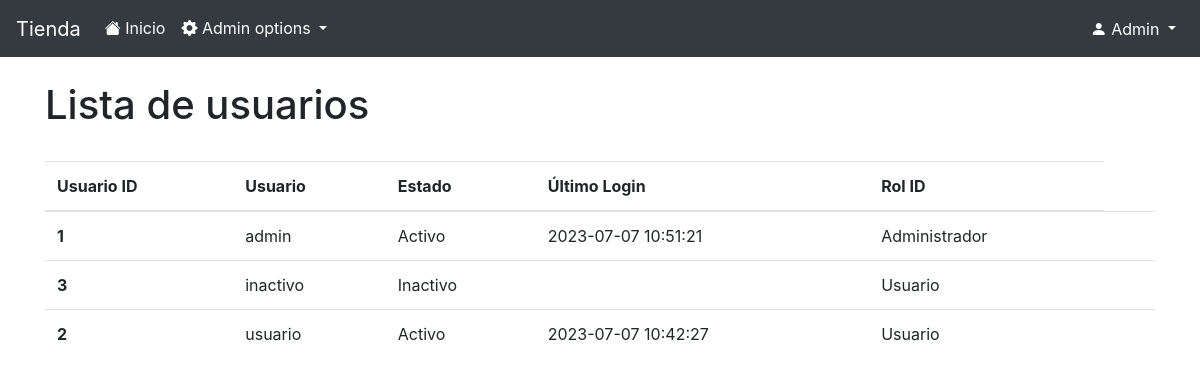
/usuarios.php (signed in), run on the app's committed database.
### tables this page shows
CREATE TABLE `usuarios` (
  `usuario_id` int(11) NOT NULL,
  `usuario` char(30) NOT NULL,
  `password` char(30) NOT NULL,
  `estado` tinyint(4) NOT NULL DEFAULT 1,
  `ult_login` datetime DEFAULT NULL,
  `rol_id` tinyint(4) NOT NULL DEFAULT 2
);

### usuarios.php (the view, shortened to what this page needs)
<?php
  require "conexion.php";
?>
<!doctype html>
<html lang="es">
  <head>
    <link rel="stylesheet" href="https://cdn.jsdelivr.net/npm/bootstrap@4.6.2/dist/css/bootstrap.min.css">
    <link rel="stylesheet" href="https://cdn.jsdelivr.net/npm/bootstrap-icons@1.10.5/font/bootstrap-icons.css">
  </head>
  <body>
    <?php
        include "menu.php";
    ?>
    <div class="container">
        <div class="row">
            <div class="col">
                <br>
                <h1>Lista de usuarios</h1>
                <br>
                  <table class="table">
                    <thead>
                      <tr>
                        <th scope="col">Usuario ID</th>
                        <th scope="col">Usuario</th>
                        <th scope="col">Estado</th>
                        <th scope="col">Último Login</th>
                        <th scope="col">Rol ID</th>
                      </tr>
                    </thead>
                    <tbody>
                      <?php
                        $sql = "SELECT * FROM usuarios ORDER BY usuario";
                        $rec = mysqli_query($link,$sql);
                        while($u = mysqli_fetch_array($rec)){
                      ?>
                        <tr>
                          <th scope="row"><?php echo $u["usuario_id"]; ?></th>
                          <td><?php echo $u["usuario"]; ?></td>
                          <td>
                            <?php
                              switch($u["estado"]){
                                case 1:
                                  echo "Activo";
                                  break;
                                case 2:
                                  echo "Inactivo";
                                  break;
                              }
                            ?>
                          </td>
                          <td><?php echo $u["ult_login"]; ?></td>
                          <td>
                            <?php
                              switch($u["rol_id"]) {
                                case 1:
                                  echo "Administrador";
                                  break;
                                case 2:
                                  echo "Usuario";
                                  break;
                              }
                            ?>
                          </td>
                          <td>&nbsp</td>
                        </tr>
                      <?php
                        }
                      ?>
                    </tbody>
              </table>
            </div>
        </div>
    </div>
  </body>
</html>

### data on the page
usuarios: usuario_id "1", usuario "admin", estado "Activo", ult_login "2023-07-07 10:51:21", shows "Administrador"
usuarios: usuario_id "3", usuario "inactivo", estado "Inactivo", shows "Usuario"
usuarios: usuario_id "2", usuario "usuario", estado "Activo", ult_login "2023-07-07 10:42:27", shows "Usuario"

### other printed values
$usuario "Admin"
